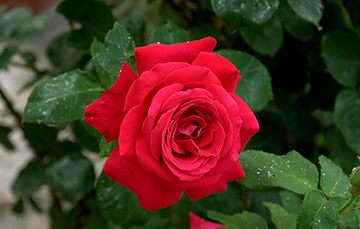
#> input picture rosa.png, 360 x 229 px, given in place of F.jpg, which was not available
$ python fourier.py
#> lines starting #> are read from the running program, lines starting #| are printed output that depends on the picture; after the words box and inside, x2 and y2 are one past the last pixel; in counts of white or black regions, pixels touching at a corner belong together; pictures that were not available may be replaced by others from this repository, and a replacement may not be noted
import numpy as np
import cv2
import sympy as sym  # Para cálculo simbolico y detalles esteticos
from scipy.special import factorial  # Versión vectorizada de n! = n×(n-1)!
import matplotlib.pyplot as plt  # Para el gráfico de las funciones
from matplotlib.colors import Normalize, Colormap  # Para el coloreo dinamico
from matplotlib import ticker  # Detalles para ejes/barras de color
from matplotlib import rcParams  # Para aumentar la resolución de los gráficos
from tkinter import *
from tkinter import ttk, Entry, Button, Label, Tk, Text, StringVar
from tkinter import messagebox
import tkinter as tk
import tkinter.filedialog
from PIL import Image


img = cv2.imread('F.jpg')
#> img is the input picture: shape (229, 360, 3); mean B, G, R 35.3, 51.4, 80.7
cv2.imwrite("C:/Users/52221/Desktop/imagenesdigitales/imgoriginal.png", img)


x = y = 600
img = cv2.resize(img, (x, y))
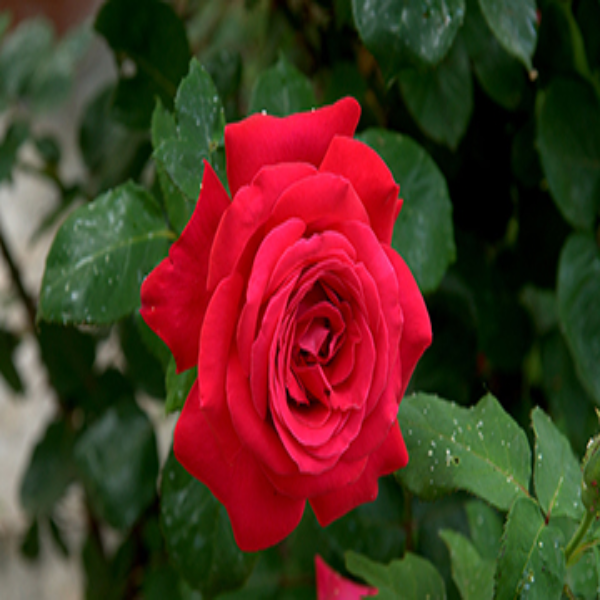
#> img: shape (600, 600, 3); mean B, G, R 35.2, 51.3, 80.5

# GRISES
gray = cv2.cvtColor(img, cv2.COLOR_BGR2GRAY)
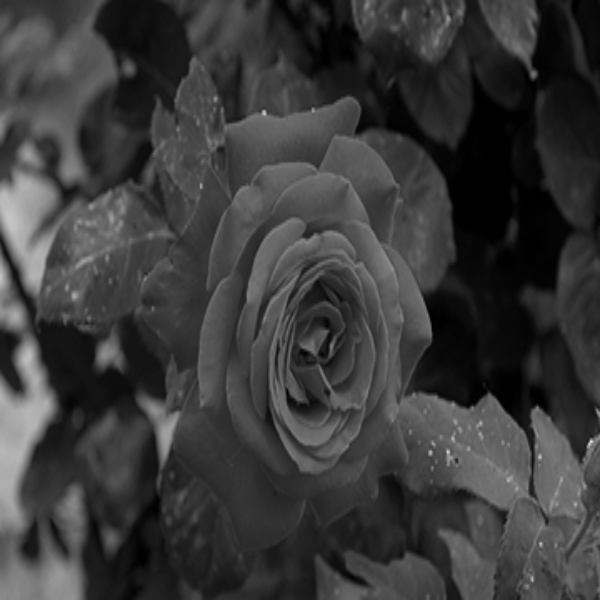
#> gray: shape (600, 600); min 0, max 220, mean 58.2
gray2 = np.float64(gray)

# TRANSFORMADA DE FOURIER EN 2D
frr = np.fft.fft2(gray2)
frr = np.fft.fftshift(frr)

# CALCULAR LA MAGNITUD DEL ARREGLO
frr_abs = np.abs(frr)

# ESPECTRO DE FRECUENCIA EN ESCALA LOGARITMICA
frr_log = 20*np.log10(frr_abs)
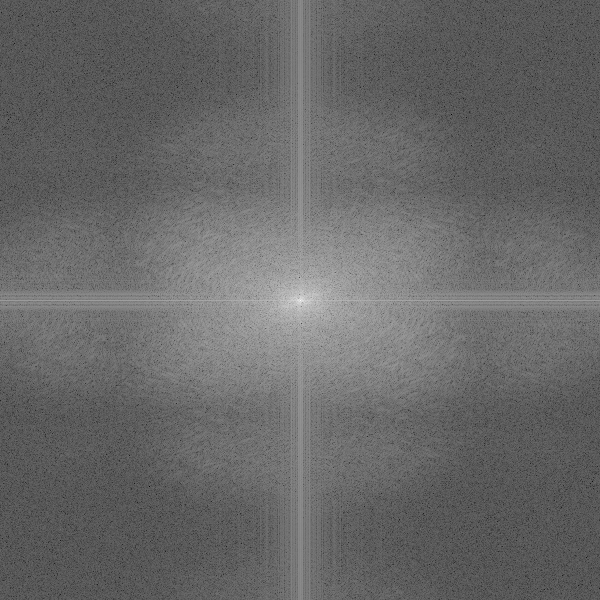
#> frr_log: shape (600, 600) float64; min -9.13, max 146.4, mean 54.5; drawn with min black and max white

# MOSTRAMOS LA IMAGEN
cv2.imshow("Imagen Original", img)
img_frr = np.uint8(255*frr_log/np.max(frr_log))
cv2.imshow("Espectro de Fourier Logaritmica", img_frr)
cv2.imwrite(
    "C:/Users/52221/Desktop/imagenesdigitales/EspectrodeFourierLogaritmica.png", img_frr)

# FILTRO PASA ALTO
# Parte central valores cercanos al cero.
# y el resto de valores sean altos
F1 = np.arange(-x/2+1, x/2+1, 1)
F2 = np.arange(-y/2+1, y/2+1, 1)
[X, Y] = np.meshgrid(F1, F2)    # arreglo matricial de las combinaciones
D = np.sqrt(X**2+Y**2)    # distancia del centro
D = D/np.max(D)
# DEFINIR RADIO DE CORTE
Do = 0.10
# Creación del Filtro Ideal en 2D
Huv = np.zeros((x, y))  # matriz de ceros
# PRIMERO CREAR EL FILTRO PASA BAJO IDEAL
for i in range(x):
    for j in range(y):
        if (D[i, j] < Do):
            Huv[i, j] = 1
# CONVERTIR A PASA ALTO IDEAL
Huv = 1-Huv

# ----------------------------------------------------
cv2.imshow("FILTRO 2D PASA ALTO IDEAL", np.uint8(255*Huv))
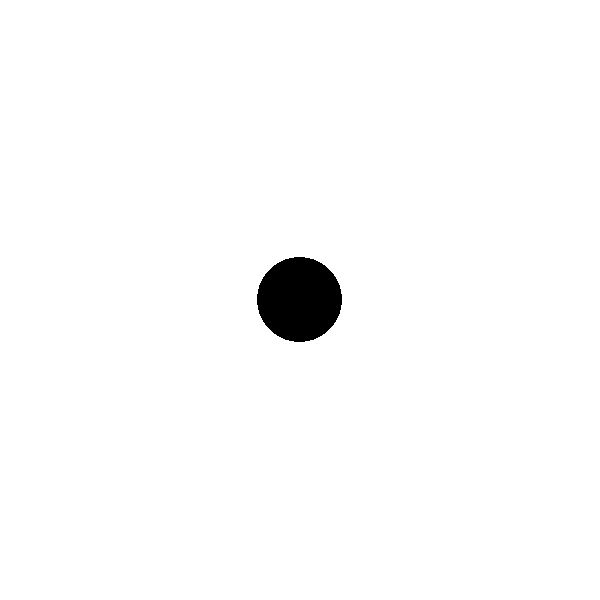
#> window 'FILTRO 2D PASA ALTO IDEAL': shape (600, 600); 98.4% white; 1 black region, box (x1, y1, x2, y2) and area: (257, 257, 342, 342) 5637
cv2.imwrite(
    "C:/Users/52221/Desktop/imagenesdigitales/FILTRO2DPASAALTOIDEAL.png", Huv)


# --------------------------FILTRADO EN FRECUENCIA
# -MULTIPLICACIÓN ELEMENTO A ELEMENTO EN EL DOMINIO DE LA FRECUENCIA
Guv = Huv*frr
# MAGNITUD
Guv_abs = np.abs(Guv)
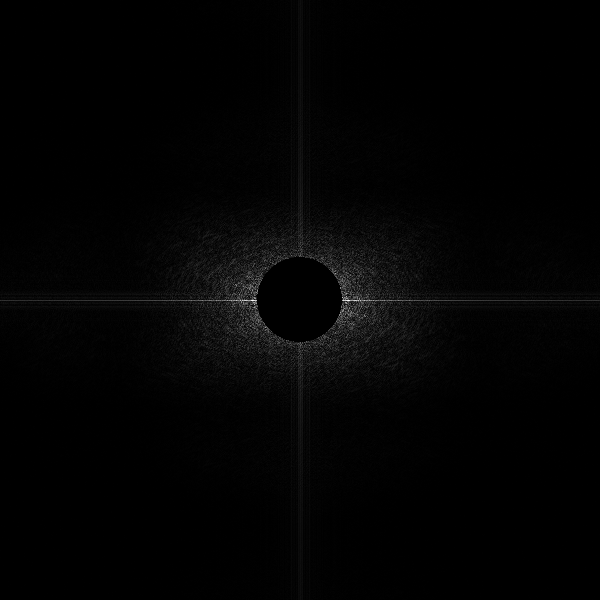
#> Guv_abs: shape (600, 600) float64; min 0, max 106126.5, mean 1533.4; drawn with min black and max white
Guv_abs = np.uint8(255*Guv_abs/np.max(Guv_abs))
cv2.imshow('ESPECTRO DE FRECUENCIA G', Guv_abs)
cv2.imwrite(
    "C:/Users/52221/Desktop/imagenesdigitales/ESPECTRODEFRECUENCIAG.png", Guv_abs)

# ---TRANSFORMADA INVERSA PARA OBTENER LA SEÑAL FILTRADA
# IFFT2
gxy = np.fft.ifft2(Guv)
gxy = np.abs(gxy)
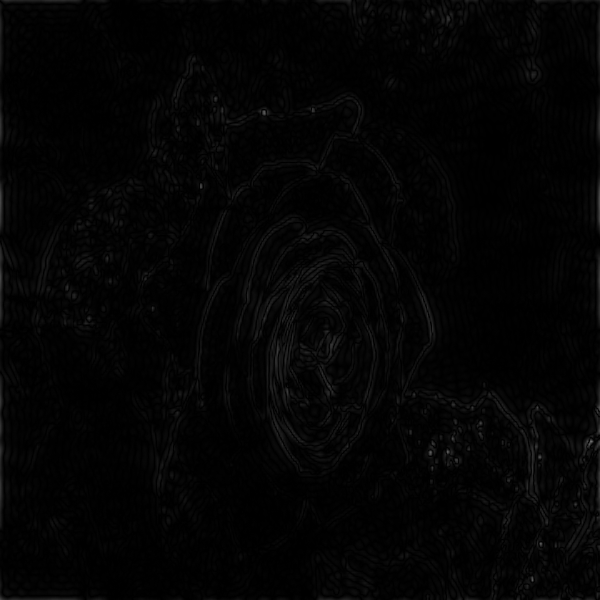
#> gxy: shape (600, 600) float64; min 0.00359, max 109.2, mean 4.2
gxy = np.uint8(gxy)
# --MOSTRAR LA IMAGEN FILTRADA
cv2.imshow('IMAGEN FILTRADA', gxy)
cv2.imwrite(
    "C:/Users/52221/Desktop/imagenesdigitales/IMAGENFILTRADA.png", gxy)
#cv2.waitKey(0)
cv2.destroyAllWindows()

ventana = tk.Tk()
ventana.geometry("1200x800")
ventana.title('Transformada de Fourier en Imagebnes Digitales')

imagenoriginal = PhotoImage(file="imgoriginal.png")
imagenoriginalsub = imagenoriginal.subsample(2)
fondo1 = Label(ventana,image=imagenoriginalsub).place(x=10,y=100)

imagen1 = PhotoImage(file="EspectrodeFourierLogaritmica.png")
imagen1sub = imagen1.subsample(2)
fondo2 = Label(ventana,image=imagen1sub).place(x=200,y=100)

imagen2 = PhotoImage(file="FILTRO2DPASAALTOIDEAL.png")
imagen2sub = imagen2.subsample(2)
fondo3 = Label(ventana,image=imagen2sub).place(x=510,y=100)

imagen3 = PhotoImage(file='IMAGENFILTRADA.png')
imagen3sub = imagen3.subsample(2)
fondo4= Label(ventana,image=imagen3sub).place(x=510, y=410)

imagen4 = PhotoImage(file='ESPECTRODEFRECUENCIAG.png')
imagen4sub = imagen3.subsample(2)
fondo5= Label(ventana,image=imagen4sub).place(x=200, y=410)

tiutlo1 = Label(ventana,text='Imagen Original',fg='#c311b1',font=('Verdana',12)).place(x=20,y=75)
tiutlo2 = Label(ventana,text='Espectro de Fourier Logaritmica ',fg='#c311b1',font=('Verdana',12)).place(x=220,y=75)
tiutlo3 = Label(ventana,text='FILTRO 2D PASO ALTO IDEA',fg='#c311b1',font=('Verdana',12)).place(x=530,y=75)
tiutlo4 = Label(ventana,text='IMAGEN FILTRADAl',fg='#c311b1',font=('Verdana',12)).place(x=530,y=713)
tiutlo5 = Label(ventana,text='ESPECTRO DE FRECUENCIA G',fg='#c311b1',font=('Verdana',12)).place(x=220,y=713)

ventana.mainloop()
